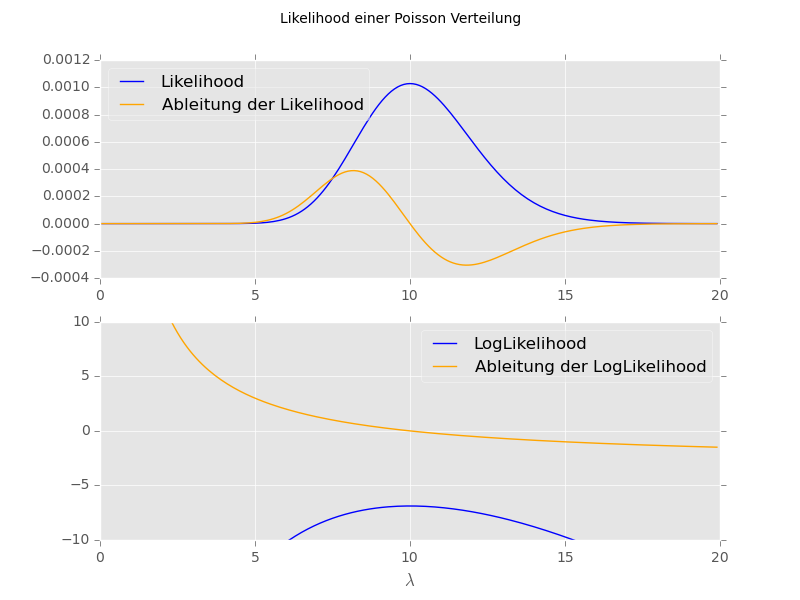

Recreate this plot in Python.
# coding: utf-8

import matplotlib
matplotlib.use('Qt4Agg')

import matplotlib.pyplot as plt
plt.style.use('ggplot')
import numpy as np

r = np.arange(0,20,0.1)
#ableitung
F = 1/(np.math.factorial(9)*np.math.factorial(8)*np.math.factorial(13))* np.exp(-3 * r)*r**(29)*(30-3*r)
#likelihood
L = 1/(np.math.factorial(9)*np.math.factorial(8)*np.math.factorial(13))* r**(30) *np.exp(-3*r)

l = -3 * r + 30*np.log(r) - (np.log(np.math.factorial(8)) + np.log(np.math.factorial(9)) + np.log(np.math.factorial(13)))
f = -3 + 30/r


fig, (top, bottom) = plt.subplots(nrows=2, ncols=1)
fig.suptitle("Likelihood einer Poisson Verteilung")

top.plot(r,L, color='blue', label="Likelihood")
top.plot(r,F, color='orange', label="Ableitung der Likelihood")
top.legend(loc='best', fancybox=True, framealpha=0.5)

bottom.plot(r,l, color='blue', label="LogLikelihood")
bottom.plot(r,f, color='orange', label="Ableitung der LogLikelihood")
bottom.legend(loc='best', fancybox=True, framealpha=0.5)

plt.xlabel("$\lambda$")
plt.xlim(xmax=20, xmin=0)
plt.ylim(ymax=10, ymin=-10)

# plt.show()
plt.savefig('likelihood.png')
